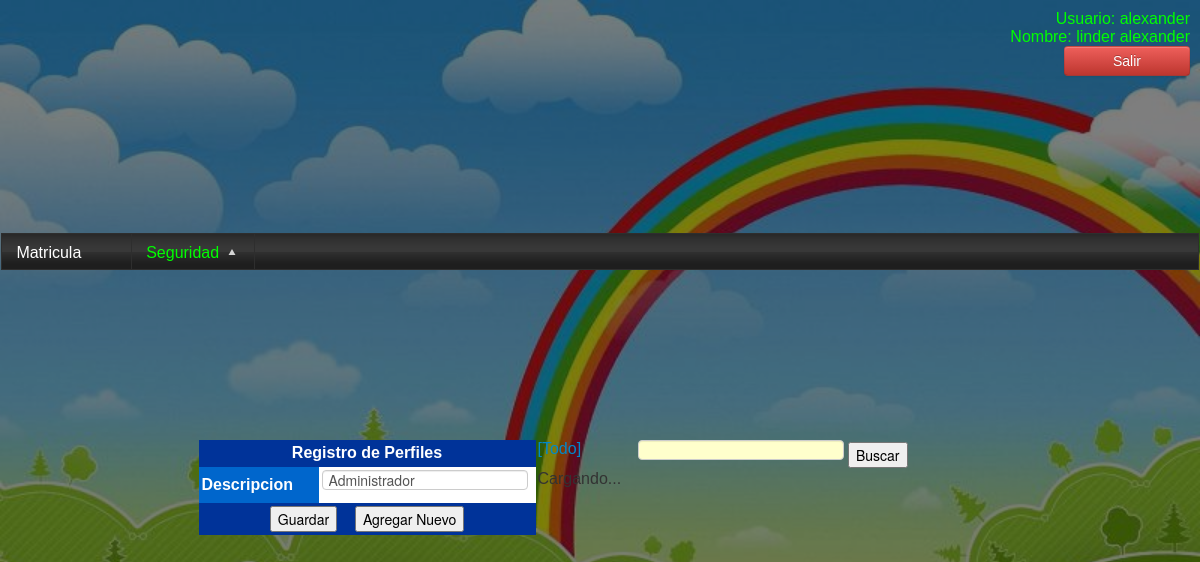
Page /modulos/seguridad/perfiles/index.php?id=1 (signed in) on the committed database.
### tables this page shows
CREATE TABLE `modulo` (
  `idmodulo` int(6) NOT NULL AUTO_INCREMENT,
  `descripcion` varchar(50) DEFAULT NULL,
  `idpadre` int(6) DEFAULT NULL,
  `url` varchar(50) DEFAULT NULL,
  PRIMARY KEY (`idmodulo`)
);

CREATE TABLE `perfil` (
  `idperfil` int(6) NOT NULL DEFAULT '0',
  `descripcion` varchar(50) DEFAULT NULL,
  PRIMARY KEY (`idperfil`)
);

### cabecera.php (the view, shortened to what this page needs)
<link href="<?php echo $_SESSION['urlbase']; ?>librerias/kendo/styles/kendo.common.min.css" rel="stylesheet" />
<link href="<?php echo $_SESSION['urlbase']; ?>librerias/kendo/styles/kendo.black.min.css" rel="stylesheet" />
<link href="<?php echo $_SESSION['urlbase']; ?>css/bootstrap.min.css" rel="stylesheet" media="screen">
<link href="<?php echo $_SESSION['urlbase']; ?>css/bootstrap.css" rel="stylesheet" media="screen">
<link href="<?php echo $_SESSION['urlbase']; ?>libreria/bootstrap.min.js" rel="stylesheet" media="screen">
<link href="<?php echo $_SESSION['urlbase']; ?>librerias/bootstrap.js" rel="stylesheet" media="screen">
<table  class="modulos" width="1300" height="100%" border="0" align="center">
  <tr >
    <td height="40" class="usuario" >
        <span class="asas" >Usuario: <?php echo $_SESSION['usuario']; ?></span>
        <br>
        <span class="asas">Nombre: <?php echo $_SESSION['nombre'] ?></span>
        <br>
        <span class="asas"><a href='http://localhost/Jardin/cerrar_sesion.php' class='btn btn-danger'>Salir</a></span>
        </td>
  </tr>
  <tr>
    <td height="25" colspan="2">
     <?php
				$DOMINIOADMIN=$_SESSION['urlbase']."modulos/";
			    echo "<ul id='menu'> ";
			    cargarmenu("0",$DOMINIOADMIN);
			   function cargarmenu($id,$urladmin)
			   {
				   $sql="select idmodulo, descripcion,url,idpadre from modulo where idpadre='$id' order by descripcion";
					 $r=mysql_query($sql);
					while($f=mysql_fetch_array($r))
					   {  $descripcion=$f['descripcion'];  $idmodulo=$f['idmodulo'];  $idpadre=$f['idpadre'];
						  $url=$f['url'];
							     	$sql2="select * from perfil_modulo where idmodulo='$idmodulo' and idperfil='".$_SESSION['idperfil']."'";
									$r2=mysql_query($sql2);
									if(mysql_num_rows($r2)>0)
									  {
												$sql2="select * from modulo where idpadre='$idmodulo' ";
												$r2=mysql_query($sql2);
												if(mysql_num_rows($r2)>0)
												  {
													   echo "<li>$descripcion <ul>";
													   echo "</ul></li>";
												  }
												  else
												  {
													   echo "<li><a href='".$urladmin."$url'>".$f['descripcion']."</a></li>";
												  }
									  }
					  }
			   }
			echo "</ul>";
?>
    </td>
  </tr>
  <tr>
    <td colspan="2">

### modulos/seguridad/perfiles/index.php (shortened to what this page needs)
<?php
require("../../../cabecera.php");
 if(isset($_GET['id']))
	    {
		  $sql="Select * from perfil Where idperfil='".$_GET['id']."'";
		  $r=mysql_query($sql);
			if($f=mysql_fetch_array($r))
			  {
                $descripcion=$f['descripcion'];
			  }
			 else{ mensajeJS("Perfil no encontrado","index.php");}
		}
		else
		{
		 $idperfil="";
                 $descripcion="";
		}
?>
<table width="807" border="0" align="center" cellpadding="0" cellspacing="0">
  <tr>
    <td width="341" valign="top">
 <form id="formulario" name="formulario" method="post" action="grabar_actualizar.php">
      <table width="337" bgcolor="#f0f0f0" border="0" align="center" cellpadding="3" cellspacing="3">
        <tr>
          <td height="27" colspan="2" align="center" bgcolor="#003399"><strong>Registro de Perfiles</strong></td>
        </tr>
        <tr>
          <td width="114" bgcolor="#0066CC"><strong>Descripcion</strong></td>
          <td bgcolor="#FFFFFF">
            <input name="descripcion" type="text" id="descripcion" size="30" value="<?php echo $descripcion;?>" maxlength="100" /></td>
        </tr>
        <tr>
          <td colspan="2" align="center" bgcolor="#003399">
            <input type="button" name="enviar" id="enviar" value="Guardar" />&nbsp;&nbsp;&nbsp;
            <?php
		  if(isset($_GET['id']))
		    {
		      echo "<input type='button' name='nuevo' id='nuevo' value='Agregar Nuevo'>";
		    }
	        ?>
            </td>
        </tr>
      </table>
    </form>
    </td>
    <td width="466" valign="top">
     <div> <input type="text" size="50" name="criterio" id="criterio">
           <input type="button" name="buscargrid" id="buscargrid" value="Buscar">
           <a href="#" onclick="cargardatos('grid.php','grid','');">[Todo]</a>
     </div>
     <div id="grid">
     </div>
    </td>
  </tr>
</table>
<?php
require("../../../pie.php");
 mysql_close(); ?>

### estilos.php (style rules this page uses)
a:link { text-decoration: none; width: 100px; float: left; }

### modulos/seguridad/perfiles/index.php (style rules this page uses)
#formulario table tr td strong { color: #FFF; }
body,td,th { font-family: Arial, Helvetica, sans-serif; }
#criterio { background-color:#FFC }

### rows in the picture
modulo: descripcion "Matricula"
modulo: descripcion "Seguridad"
perfil: descripcion "Administrador"

### other values in the picture
$_SESSION['usuario'] "alexander"
$_SESSION['nombre'] "linder alexander"
